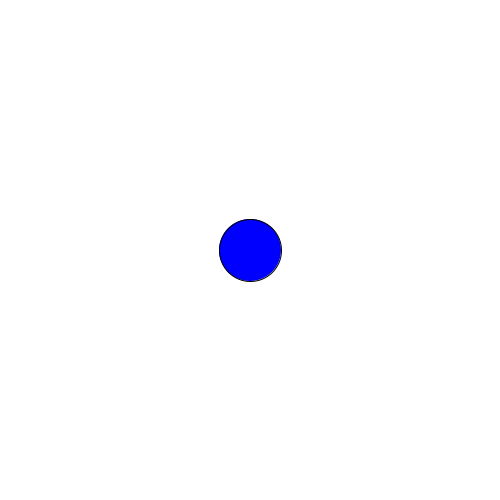
Frame 1 (no input)
Frame 60 (the mouse pressed at the canvas centre just before this capture): identical to frame 1, image omitted
Frame 120 (the mouse held since frame 60 and released just before this capture): identical to frame 1, image omitted

The Processing sketch that drew this single still picture (run headless with seeded random() and noise(); from frame 60 on, the mouse is pressed at the canvas centre):

// Processing sketch: move_circle_mouseButton
// ── move_circle_mouseButton.pde
int posX, posY;
int radius;

void setup(){
  size(500,500);
  posX = width/2;
  posY = height/2;
  radius = width/8;
}

void draw(){
  background(255);
    if(mousePressed && mouseButton == LEFT) {
      fill (255, 0, 0);
      ellipse(posX, posY, radius, radius);
    } else if (mousePressed && (mouseButton == RIGHT)){
     fill (0, 255, 0); 
     ellipse(posX, posY, radius, radius);
    } else {
  
  fill (0, 0, 255);
  ellipse(posX, posY, radius, radius);
  }
 }
